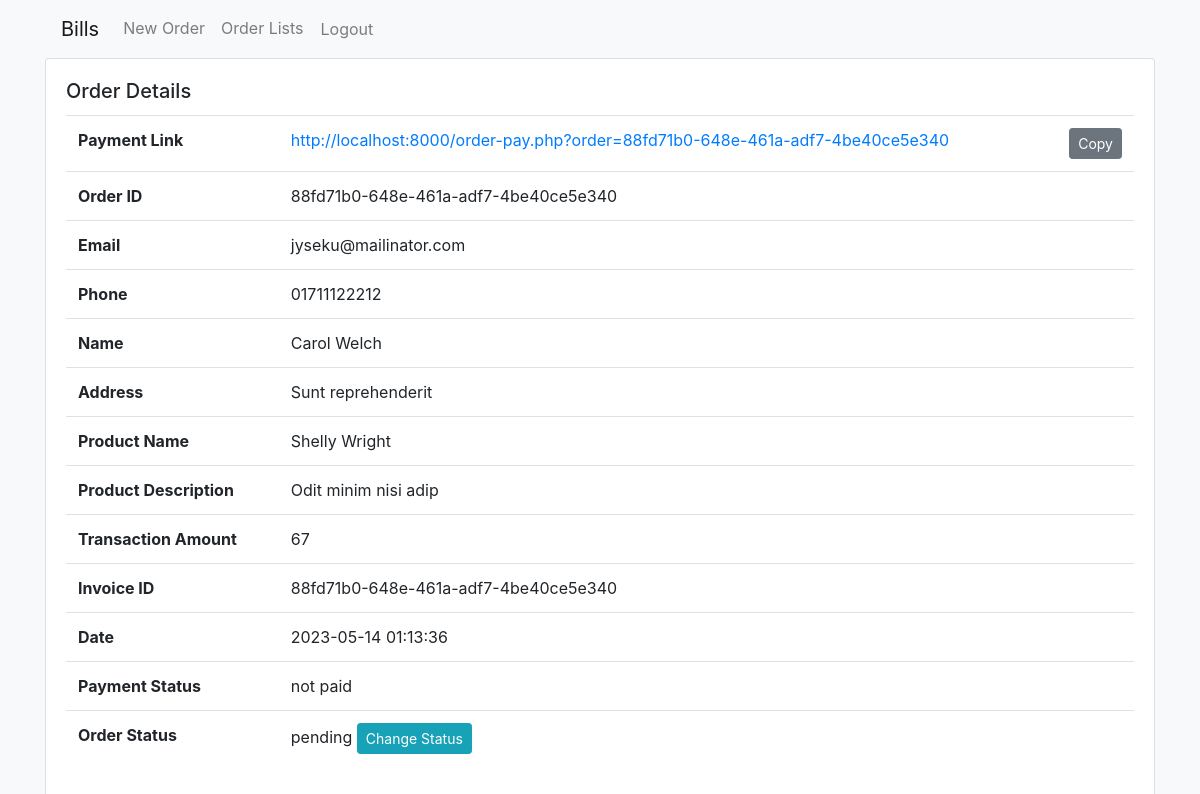
The app's page /order-details.php?order=88fd71b0-648e-461a-adf7-4be40ce5e340 (signed in) with its own data.
### tables this page shows
CREATE TABLE `orders` (
  `id` bigint UNSIGNED NOT NULL,
  `order_id` varchar(64) NOT NULL,
  `phone` varchar(191) NOT NULL,
  `name` varchar(191) NOT NULL,
  `email` varchar(191) NOT NULL,
  `address` text NOT NULL,
  `status` int NOT NULL DEFAULT '1',
  `is_paid` tinyint DEFAULT '0',
  `invoice` varchar(16) DEFAULT NULL,
  `product` varchar(191) NOT NULL,
  `description` varchar(300) DEFAULT NULL,
  `amount` double(14,4) NOT NULL,
  `currency` varchar(5) NOT NULL,
  `created_at` datetime DEFAULT CURRENT_TIMESTAMP,
  `updated_at` datetime DEFAULT CURRENT_TIMESTAMP ON UPDATE CURRENT_TIMESTAMP
);

### app/Services/OrderDetailsService.php (called while the page is built, shortened)
<?php
class OrderDetailsService
{
    public static function get(string $orderId): ?array
    {
        $db = new DatabaseService;
        $pdo = $db->getPDO();
        $stmt = $pdo->prepare('SELECT * FROM orders WHERE order_id = ?');
        $stmt->execute([$orderId]);
        $data = $stmt->fetch();
        return $data;
    }
}

### app/Actions/OrderDetailsAction.php (called while the page is built, shortened)
<?php
class OrderDetailsAction
{
    public static function getDetails(string $orderId):?array
    {
        return OrderDetailsService::get($orderId);
    }
}

### app/Helper/Str.php (called while the page is built, shortened)
<?php
class Str
{
    public static function orderStatus(int $status): string
    {
        $data = [
            0 => 'pending',
            1 => 'paid',
            2 => 'fulfilled',
            3 => 'refund',
        ];
        return isset($data[$status]) ? $data[$status] : 'N/A';
    }
    public static function orderPayStatus(int $status): string
    {
        $data = [
            0 => 'not paid',
            1 => 'paid',
        ];
        return isset($data[$status]) ? $data[$status] : 'N/A';
    }
}

### public/order-details.php (the view, shortened to what this page needs)
<?php
if (isset($_GET['order']) && !empty($_GET['order'])) {
    $order = OrderDetailsAction::getDetails($_GET['order']);
    $link  = "/order-pay.php?order={$order['order_id']}";
}
?>
<div class="card">
    <div class="card-body">
        <h5 class="card-title">Order Details</h5>
        <table class="table">
            <tr>
                <th>Payment Link</th>
                <td>
                    <a id="link" href="<?php echo $link ?>"><?php echo Config::BASE_URL . $link ?></a>
                    <button id="copyBtn" class="btn btn-secondary btn-sm float-right">Copy</button>
                </td>
            </tr>
            <tr>
                <th>Order ID</th>
                <td><?php echo $order['order_id'] ?></td>
            </tr>
            <tr>
                <th>Email</th>
                <td><?php echo $order['email'] ?></td>
            </tr>
            <tr>
                <th>Phone</th>
                <td><?php echo $order['phone'] ?></td>
            </tr>
            <tr>
                <th>Name</th>
                <td><?php echo $order['name'] ?></td>
            </tr>
            <tr>
                <th>Address</th>
                <td><?php echo $order['address'] ?></td>
            </tr>
            <tr>
                <th>Product Name</th>
                <td><?php echo $order['product'] ?></td>
            </tr>
            <tr>
                <th>Product Description</th>
                <td><?php echo $order['description'] ?></td>
            </tr>
            <tr>
                <th>Transaction Amount</th>
                <td><?php echo $order['amount'] ?></td>
            </tr>
            <tr>
                <th>Invoice ID</th>
                <td><?php echo $order['order_id'] ?? 'N/A' ?></td>
            </tr>
            <tr>
                <th>Date</th>
                <td><?php echo $order['created_at'] ?></td>
            </tr>
            <tr>
                <th>Payment Status</th>
                <td><?php echo Str::orderPayStatus($order['is_paid']) ?></td>
            </tr>
            <tr>
                <th>Order Status</th>
                <td>
                    <div class="showStatus">
                        <?php echo Str::orderStatus($order['status']) ?>
                        <button id="changeStatusBtn" class="btn btn-info btn-sm">Change Status</button>
                    </div>
                </td>
            </tr>
        </table>
    </div>
</div>
<?php include_once './layouts/footer.php'; ?>

### records on screen
orders: order "/order-pay.php?order=88fd71b0-648e-461a-adf7-4be40ce5e340", order "88fd71b0-648e-461a-adf7-4be40ce5e340", email "jyseku@mailinator.com", phone "01711122212", name "Carol Welch", address "Sunt reprehenderit", product "Shelly Wright", description "Odit minim nisi adip", amount "67", created_at "2023-05-14 01:13:36", is_paid "not paid", status "pending"

### other values on screen
Config::BASE_URL "http://localhost:8000"
